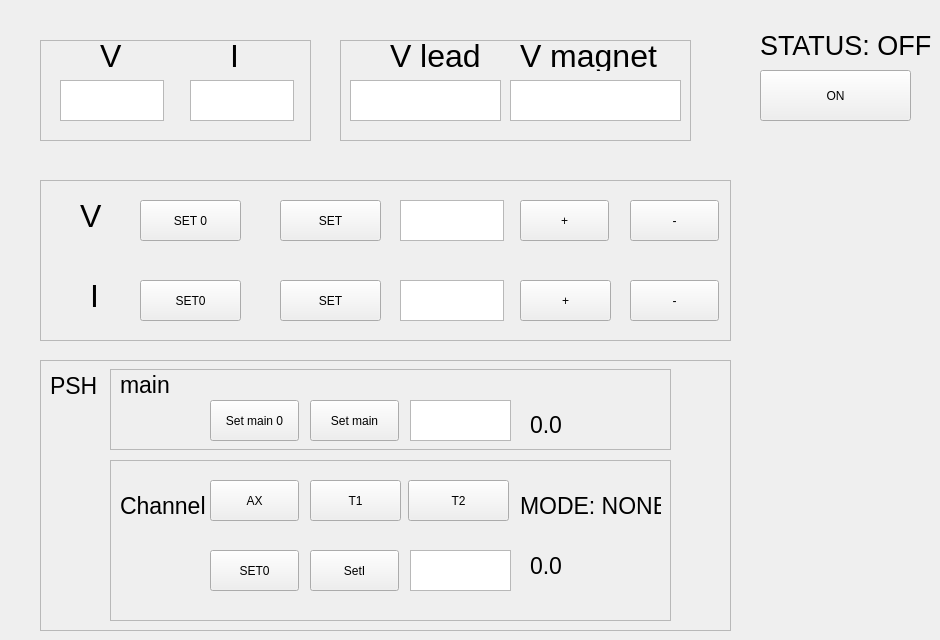
    <widget class="QWidget" name="RampUP">
     <attribute name="title">
      <string>RampUP</string>
     </attribute>
     <widget class="QPlainTextEdit" name="pltextIrampUP">
      <property name="geometry">
       <rect>
        <x>190</x>
        <y>80</y>
        <width>104</width>
        <height>41</height>
       </rect>
      </property>
      <property name="maximumBlockCount">
       <number>1</number>
      </property>
     </widget>
     <widget class="QFrame" name="frame_6">
      <property name="geometry">
       <rect>
        <x>40</x>
        <y>40</y>
        <width>271</width>
        <height>101</height>
       </rect>
      </property>
      <property name="frameShape">
       <enum>QFrame::StyledPanel</enum>
      </property>
      <property name="frameShadow">
       <enum>QFrame::Raised</enum>
      </property>
      <widget class="QPlainTextEdit" name="pltextVrampUP">
       <property name="geometry">
        <rect>
         <x>20</x>
         <y>40</y>
         <width>104</width>
         <height>41</height>
        </rect>
       </property>
       <property name="maximumBlockCount">
        <number>1</number>
       </property>
      </widget>
      <widget class="QLabel" name="label_34">
       <property name="geometry">
        <rect>
         <x>60</x>
         <y>0</y>
         <width>41</width>
         <height>31</height>
        </rect>
       </property>
       <property name="font">
        <font>
         <pointsize>24</pointsize>
        </font>
       </property>
       <property name="text">
        <string>V</string>
       </property>
       <property name="textFormat">
        <enum>Qt::AutoText</enum>
       </property>
      </widget>
      <widget class="QLabel" name="label_35">
       <property name="geometry">
        <rect>
         <x>190</x>
         <y>0</y>
         <width>41</width>
         <height>31</height>
        </rect>
       </property>
       <property name="font">
        <font>
         <pointsize>24</pointsize>
        </font>
       </property>
       <property name="text">
        <string>I</string>
       </property>
       <property name="textFormat">
        <enum>Qt::AutoText</enum>
       </property>
      </widget>
     </widget>
     <widget class="QFrame" name="frame_7">
      <property name="geometry">
       <rect>
        <x>340</x>
        <y>40</y>
        <width>351</width>
        <height>101</height>
       </rect>
      </property>
      <property name="frameShape">
       <enum>QFrame::StyledPanel</enum>
      </property>
      <property name="frameShadow">
       <enum>QFrame::Raised</enum>
      </property>
      <widget class="QLabel" name="label_36">
       <property name="geometry">
        <rect>
         <x>50</x>
         <y>0</y>
         <width>91</width>
         <height>31</height>
        </rect>
       </property>
       <property name="font">
        <font>
         <pointsize>24</pointsize>
        </font>
       </property>
       <property name="text">
        <string>V lead</string>
       </property>
       <property name="textFormat">
        <enum>Qt::AutoText</enum>
       </property>
      </widget>
      <widget class="QLabel" name="label_37">
       <property name="geometry">
        <rect>
         <x>180</x>
         <y>0</y>
         <width>151</width>
         <height>31</height>
        </rect>
       </property>
       <property name="font">
        <font>
         <pointsize>24</pointsize>
        </font>
       </property>
       <property name="text">
        <string>V magnet</string>
       </property>
       <property name="textFormat">
        <enum>Qt::AutoText</enum>
       </property>
      </widget>
      <widget class="QPlainTextEdit" name="pltextVlead">
       <property name="geometry">
        <rect>
         <x>10</x>
         <y>40</y>
         <width>151</width>
         <height>41</height>
        </rect>
       </property>
       <property name="maximumBlockCount">
        <number>1</number>
       </property>
      </widget>
      <widget class="QPlainTextEdit" name="pltextVmagnet">
       <property name="geometry">
        <rect>
         <x>170</x>
         <y>40</y>
         <width>171</width>
         <height>41</height>
        </rect>
       </property>
       <property name="maximumBlockCount">
        <number>1</number>
       </property>
      </widget>
     </widget>
     <widget class="QFrame" name="frame_8">
      <property name="geometry">
       <rect>
        <x>40</x>
        <y>180</y>
        <width>691</width>
        <height>161</height>
       </rect>
      </property>
      <property name="frameShape">
       <enum>QFrame::StyledPanel</enum>
      </property>
      <property name="frameShadow">
       <enum>QFrame::Raised</enum>
      </property>
      <widget class="QPushButton" name="pushButton_minusV">
       <property name="geometry">
        <rect>
         <x>590</x>
         <y>20</y>
         <width>89</width>
         <height>41</height>
        </rect>
       </property>
       <property name="text">
        <string>-</string>
       </property>
      </widget>
      <widget class="QPushButton" name="pushButton_minusI">
       <property name="geometry">
        <rect>
         <x>590</x>
         <y>100</y>
         <width>89</width>
         <height>41</height>
        </rect>
       </property>
       <property name="text">
        <string>-</string>
       </property>
      </widget>
      <widget class="QPushButton" name="pushButton_pllusI">
       <property name="geometry">
        <rect>
         <x>480</x>
         <y>100</y>
         <width>91</width>
         <height>41</height>
        </rect>
       </property>
       <property name="text">
        <string>+</string>
       </property>
      </widget>
      <widget class="QPushButton" name="pushButton_PlusV">
       <property name="geometry">
        <rect>
         <x>480</x>
         <y>20</y>
         <width>89</width>
         <height>41</height>
        </rect>
       </property>
       <property name="text">
        <string>+</string>
       </property>
      </widget>
      <widget class="QPlainTextEdit" name="pltextSetI">
       <property name="geometry">
        <rect>
         <x>360</x>
         <y>100</y>
         <width>104</width>
         <height>41</height>
        </rect>
       </property>
       <property name="maximumBlockCount">
        <number>1</number>
       </property>
      </widget>
      <widget class="QPlainTextEdit" name="pltextSetV">
       <property name="geometry">
        <rect>
         <x>360</x>
         <y>20</y>
         <width>104</width>
         <height>41</height>
        </rect>
       </property>
       <property name="maximumBlockCount">
        <number>1</number>
       </property>
      </widget>
      <widget class="QPushButton" name="pushButton_V_set">
       <property name="geometry">
        <rect>
         <x>240</x>
         <y>20</y>
         <width>101</width>
         <height>41</height>
        </rect>
       </property>
       <property name="text">
        <string>SET</string>
       </property>
      </widget>
      <widget class="QPushButton" name="pushButton_setI">
       <property name="geometry">
        <rect>
         <x>240</x>
         <y>100</y>
         <width>101</width>
         <height>41</height>
        </rect>
       </property>
       <property name="text">
        <string>SET</string>
       </property>
      </widget>
      <widget class="QLabel" name="label_32">
       <property name="geometry">
        <rect>
         <x>40</x>
         <y>20</y>
         <width>41</width>
         <height>31</height>
        </rect>
       </property>
       <property name="font">
        <font>
         <pointsize>24</pointsize>
        </font>
       </property>
       <property name="text">
        <string>V</string>
       </property>
       <property name="textFormat">
        <enum>Qt::AutoText</enum>
       </property>
      </widget>
      <widget class="QLabel" name="label_33">
       <property name="geometry">
        <rect>
         <x>50</x>
         <y>100</y>
         <width>41</width>
         <height>31</height>
        </rect>
       </property>
       <property name="font">
        <font>
         <pointsize>24</pointsize>
        </font>
       </property>
       <property name="text">
        <string>I</string>
       </property>
       <property name="textFormat">
        <enum>Qt::AutoText</enum>
       </property>
      </widget>
      <widget class="QPushButton" name="pushButton_V_set0">
       <property name="geometry">
        <rect>
         <x>100</x>
         <y>20</y>
         <width>101</width>
         <height>41</height>
        </rect>
       </property>
       <property name="text">
        <string>SET 0</string>
       </property>
      </widget>
      <widget class="QPushButton" name="pushButton_set_I_zero">
       <property name="geometry">
        <rect>
         <x>100</x>
         <y>100</y>
         <width>101</width>
         <height>41</height>
        </rect>
       </property>
       <property name="text">
        <string>SET0</string>
       </property>
      </widget>
     </widget>
     <widget class="QFrame" name="frame_10">
      <property name="geometry">
       <rect>
        <x>40</x>
        <y>360</y>
        <width>691</width>
        <height>271</height>
       </rect>
      </property>
      <property name="frameShape">
       <enum>QFrame::StyledPanel</enum>
      </property>
      <property name="frameShadow">
       <enum>QFrame::Raised</enum>
      </property>
      <widget class="QLabel" name="label_40">
       <property name="geometry">
        <rect>
         <x>10</x>
         <y>10</y>
         <width>61</width>
         <height>31</height>
        </rect>
       </property>
       <property name="font">
        <font>
         <pointsize>17</pointsize>
        </font>
       </property>
       <property name="text">
        <string>PSH</string>
       </property>
       <property name="textFormat">
        <enum>Qt::AutoText</enum>
       </property>
      </widget>
      <widget class="QPushButton" name="pushButton_setmain0">
       <property name="geometry">
        <rect>
         <x>170</x>
         <y>40</y>
         <width>89</width>
         <height>41</height>
        </rect>
       </property>
       <property name="text">
        <string>Set main 0</string>
       </property>
      </widget>
      <widget class="QPushButton" name="pushButton_setmain">
       <property name="geometry">
        <rect>
         <x>270</x>
         <y>40</y>
         <width>89</width>
         <height>41</height>
        </rect>
       </property>
       <property name="text">
        <string>Set main</string>
       </property>
      </widget>
      <widget class="QPlainTextEdit" name="plTextMainPSH">
       <property name="geometry">
        <rect>
         <x>370</x>
         <y>40</y>
         <width>101</width>
         <height>41</height>
        </rect>
       </property>
       <property name="maximumBlockCount">
        <number>1</number>
       </property>
      </widget>
      <widget class="QPushButton" name="pushButton_setax0">
       <property name="geometry">
        <rect>
         <x>170</x>
         <y>120</y>
         <width>89</width>
         <height>41</height>
        </rect>
       </property>
       <property name="text">
        <string>AX</string>
       </property>
      </widget>
      <widget class="QPushButton" name="pushButton_setT1">
       <property name="geometry">
        <rect>
         <x>368</x>
         <y>120</y>
         <width>101</width>
         <height>41</height>
        </rect>
       </property>
       <property name="text">
        <string>T2</string>
       </property>
      </widget>
      <widget class="QPlainTextEdit" name="plTextChPSH">
       <property name="geometry">
        <rect>
         <x>370</x>
         <y>190</y>
         <width>101</width>
         <height>41</height>
        </rect>
       </property>
       <property name="maximumBlockCount">
        <number>1</number>
       </property>
      </widget>
      <widget class="QPushButton" name="pushButton_setT1_0">
       <property name="geometry">
        <rect>
         <x>270</x>
         <y>120</y>
         <width>91</width>
         <height>41</height>
        </rect>
       </property>
       <property name="text">
        <string>T1</string>
       </property>
      </widget>
      <widget class="QPushButton" name="pushButton_setT2">
       <property name="geometry">
        <rect>
         <x>270</x>
         <y>190</y>
         <width>89</width>
         <height>41</height>
        </rect>
       </property>
       <property name="text">
        <string>SetI</string>
       </property>
      </widget>
      <widget class="QFrame" name="frame">
       <property name="geometry">
        <rect>
         <x>70</x>
         <y>9</y>
         <width>561</width>
         <height>81</height>
        </rect>
       </property>
       <property name="frameShape">
        <enum>QFrame::StyledPanel</enum>
       </property>
       <property name="frameShadow">
        <enum>QFrame::Raised</enum>
       </property>
       <widget class="QLabel" name="label_41">
        <property name="geometry">
         <rect>
          <x>10</x>
          <y>0</y>
          <width>61</width>
          <height>31</height>
         </rect>
        </property>
        <property name="font">
         <font>
          <pointsize>17</pointsize>
         </font>
        </property>
        <property name="text">
         <string>main</string>
        </property>
        <property name="textFormat">
         <enum>Qt::AutoText</enum>
        </property>
       </widget>
       <widget class="QLabel" name="lbReadMain">
        <property name="geometry">
         <rect>
          <x>420</x>
          <y>40</y>
          <width>91</width>
          <height>31</height>
         </rect>
        </property>
        <property name="font">
         <font>
          <pointsize>17</pointsize>
         </font>
        </property>
        <property name="text">
         <string>0.0</string>
        </property>
        <property name="textFormat">
         <enum>Qt::AutoText</enum>
        </property>
       </widget>
      </widget>
      <widget class="QFrame" name="frame_9">
       <property name="geometry">
        <rect>
         <x>70</x>
         <y>100</y>
         <width>561</width>
         <height>161</height>
        </rect>
       </property>
       <property name="frameShape">
        <enum>QFrame::StyledPanel</enum>
       </property>
       <property name="frameShadow">
        <enum>QFrame::Raised</enum>
       </property>
       <widget class="QLabel" name="lbPSH_ModeRampUP">
        <property name="geometry">
         <rect>
          <x>410</x>
          <y>30</y>
          <width>141</width>
          <height>31</height>
         </rect>
        </property>
        <property name="font">
         <font>
          <pointsize>17</pointsize>
         </font>
        </property>
        <property name="text">
         <string>MODE: NONE</string>
        </property>
        <property name="textFormat">
         <enum>Qt::AutoText</enum>
        </property>
       </widget>
       <widget class="QLabel" name="label_42">
        <property name="geometry">
         <rect>
          <x>10</x>
          <y>30</y>
          <width>91</width>
          <height>31</height>
         </rect>
        </property>
        <property name="font">
         <font>
          <pointsize>17</pointsize>
         </font>
        </property>
        <property name="text">
         <string>Channel</string>
        </property>
        <property name="textFormat">
         <enum>Qt::AutoText</enum>
        </property>
       </widget>
       <widget class="QPushButton" name="pushButton_setT2_0">
        <property name="geometry">
         <rect>
          <x>100</x>
          <y>90</y>
          <width>89</width>
          <height>41</height>
         </rect>
        </property>
        <property name="text">
         <string>SET0</string>
        </property>
       </widget>
       <widget class="QLabel" name="lbReadCh">
        <property name="geometry">
         <rect>
          <x>420</x>
          <y>90</y>
          <width>121</width>
          <height>31</height>
         </rect>
        </property>
        <property name="font">
         <font>
          <pointsize>17</pointsize>
         </font>
        </property>
        <property name="text">
         <string>0.0</string>
        </property>
        <property name="textFormat">
         <enum>Qt::AutoText</enum>
        </property>
       </widget>
      </widget>
      <zorder>frame_9</zorder>
      <zorder>frame</zorder>
      <zorder>label_40</zorder>
      <zorder>pushButton_setmain0</zorder>
      <zorder>pushButton_setmain</zorder>
      <zorder>plTextMainPSH</zorder>
      <zorder>pushButton_setax0</zorder>
      <zorder>pushButton_setT1</zorder>
      <zorder>plTextChPSH</zorder>
      <zorder>pushButton_setT1_0</zorder>
      <zorder>pushButton_setT2</zorder>
     </widget>
     <widget class="QLabel" name="lbRampUp_status">
      <property name="geometry">
       <rect>
        <x>760</x>
        <y>30</y>
        <width>171</width>
        <height>31</height>
       </rect>
      </property>
      <property name="font">
       <font>
        <pointsize>20</pointsize>
       </font>
      </property>
      <property name="text">
       <string>STATUS: OFF</string>
      </property>
      <property name="textFormat">
       <enum>Qt::AutoText</enum>
      </property>
     </widget>
     <widget class="QPushButton" name="pushButton_OnOffRampUp">
      <property name="geometry">
       <rect>
        <x>760</x>
        <y>70</y>
        <width>151</width>
        <height>51</height>
       </rect>
      </property>
      <property name="text">
       <string>ON</string>
      </property>
     </widget>
     <zorder>frame_7</zorder>
     <zorder>frame_6</zorder>
     <zorder>frame_8</zorder>
     <zorder>pltextIrampUP</zorder>
     <zorder>frame_10</zorder>
     <zorder>lbRampUp_status</zorder>
     <zorder>pushButton_OnOffRampUp</zorder>
    </widget>
